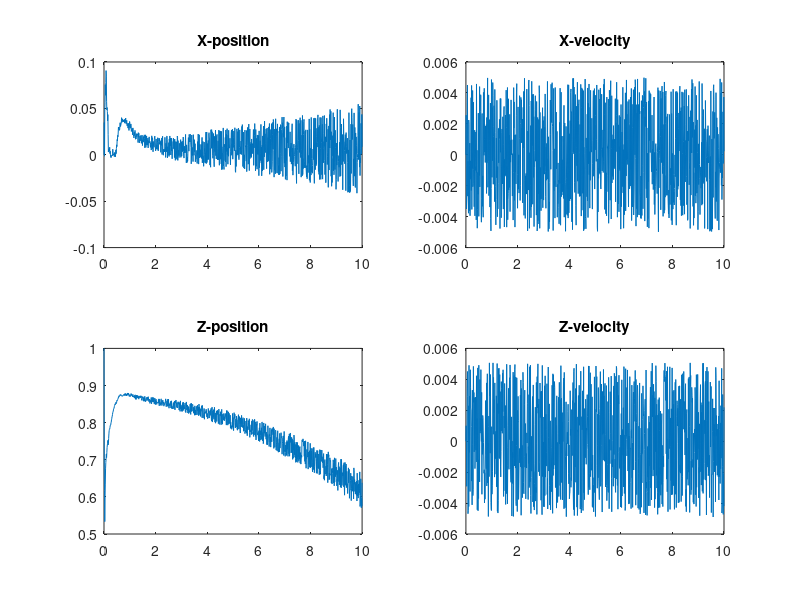

Recreate this plot in MATLAB.
x0=[0 0 1 0];
dt = 0.01;
err1=0.01*(rand(1,1001));
err1=err1-mean(err1);
err2=0.01*(rand(1,1001));
err2=err2-mean(err2);
err3=0.001*(rand(1,1001));
err3=err3-mean(err3);
phi=[1 dt 0 0;0 1 0 0;0 0 1 dt;0 0 0 1];
G=[dt^2/2 dt 0 0;0 0 dt^2/2 dt]';
t = 0:dt:(1000)*dt;
z = [5.*t+err1;t.^2/2+err2];
zg=t.^3/6+25/4*t.^4+err3;
% err = 0.01*sin(100.*t);

H = [0 1 0 0;0 0 0 1];
ax = 5+zeros(1,numel(t));
az=t;
a=[ax; az];

X = zeros(numel(x0),numel(err1));
X(:,1) = x0;
R=diag([var(err1) var(err2)]);            %R= covariance of the measurement noise

P=eye(4); %P= covariance error matrix
N = 40;                %N= number of random particles

i = 1;
Pm = zeros(4,4,N);     %Pm=P(-), the best covariance error matrix
while i < N+1
    Pm(:,:,i) = P;
    i = i+1;
end
%% 
k = 2;
X(:,1) = x0;
chi=zeros(4,N);
chi(1,:) = rand(1,N);  %chi= random number
chi(1,:) = chi(1,:) - mean(chi(1,:));
chi(1,:) = chi(1,:)*sqrt(P(1,1)/var(chi(1,:)))+x0(1);
chi(2,:) = rand(1,N);
chi(2,:) = chi(2,:) - mean(chi(2,:));
chi(2,:) = chi(2,:)*sqrt(P(2,2)/var(chi(2,:)))+x0(2);
chi(3,:) = rand(1,N);
chi(3,:) = chi(3,:) - mean(chi(3,:));
chi(3,:) = chi(3,:)*sqrt(P(3,3)/var(chi(3,:)))+x0(3);
chi(4,:) = rand(1,N);
chi(4,:) = chi(4,:) - mean(chi(4,:));
chi(4,:) = chi(4,:)*sqrt(P(4,4)/var(chi(4,:)))+x0(4);
w = 1/N+zeros(1,N);    %w= weight assign to random particles
Kp = zeros(4,2,N);       %Kp= kalman gain for each random particle
zb = zeros(2,N);       %zb= updated measurement
while k < numel(t)+1
    i = 1;
    while i < N+1
        Kp(:,:,i) = Pm(:,:,i)*H'/(H*Pm(:,:,i)*H'+R);
        chi(:,i) = phi*chi(:,i)+G*a(:,k);
        Pm(:,:,i) = phi*Pm(:,:,i)*phi';
        i = i+1;
    end
    i = 1;
    %K = Kp*w';
    while i < N+1
        zb(1,i) = z(1,k) - H(1,:)*chi(:,i);
        zb(2,i) = z(2,k) - H(2,:)*chi(:,i);
        
        chi(:,i) = chi(:,i) + Kp(:,:,i)*zb(:,i);
        P(:,:,i) = Pm(:,:,i) - Kp(:,:,i)*H*Pm(:,:,i); % Pm(:,:,i) = Pm(:,:,i) - K*H*Pm(:,:,i)
        w(i) = 1/(sqrt(2*pi)*exp((chi(3,i)-(1-(chi(1,i))^2)-zg(k))^2/2));
        i = i+1;
        
    end
    w = w./sum(w);
    X(:,k) = chi*w';
    i = 1;
    P = zeros(4,4);
    while i < N+1
        P = P + w(i)*(chi(:,i)-X(:,k))*(chi(:,i)-X(:,k))';
        i = i+1;
    end
%     plot(chi(1,:),w);
%     Xu(1,k) = X(1,k)+sqrt(abs(P(1,1)));
%     Xu(2,k) = X(2,k)+sqrt(abs(P(2,2)));
%     Xu(3,k) = X(3,k)+sqrt(abs(P(3,3)));
%     Xl(1,k) = X(1,k)-sqrt(abs(P(1,1)));
%     Xl(2,k) = X(2,k)-sqrt(abs(P(2,2)));
%     Xl(3,k) = X(3,k)-sqrt(abs(P(3,3)));
    %i = 1;
    %Pm = zeros(3,3,N);
    %while i < N+1
    %    Pm(:,:,i) = P;
    %    i = i+1;
    %end
chi(1,:) = rand(1,N);  %chi= random number
chi(1,:) = chi(1,:) - mean(chi(1,:));
chi(1,:) = chi(1,:)*sqrt(P(1,1)/var(chi(1,:)))+X(1,k);
chi(2,:) = rand(1,N);
chi(2,:) = chi(2,:) - mean(chi(2,:));
chi(2,:) = chi(2,:)*sqrt(P(2,2)/var(chi(2,:)))+X(2,k);
chi(3,:) = rand(1,N);
chi(3,:) = chi(3,:) - mean(chi(3,:));
chi(3,:) = chi(3,:)*sqrt(P(3,3)/var(chi(3,:)))+X(3,k);
chi(4,:) = rand(1,N);
chi(4,:) = chi(4,:) - mean(chi(4,:));
chi(4,:) = chi(4,:)*sqrt(P(4,4)/var(chi(4,:)))+X(4,k);
    w = 1/N+zeros(1,N);
    zb = zeros(1,N);
    k = k+1;
end
figure
subplot(2,2,1)
plot (t,X(1,:)-5/2*t.^2);
title('X-position');
subplot(2,2,2)
plot(t,X(2,:)-5*t);
title('X-velocity');
subplot(2,2,3)
plot(t,X(3,:)-t.^3/6)
title('Z-position')
subplot(2,2,4)
plot(t,X(4,:)-t.^2/2)
title('Z-velocity')
% subplot(2,2,3)
% plot(t,X(3,:),t,Xu(3,:),t,Xl(3,:));
% title('acceleration');
% subplot(2,2,4)
% plot(t,z);
% title('measurement');
